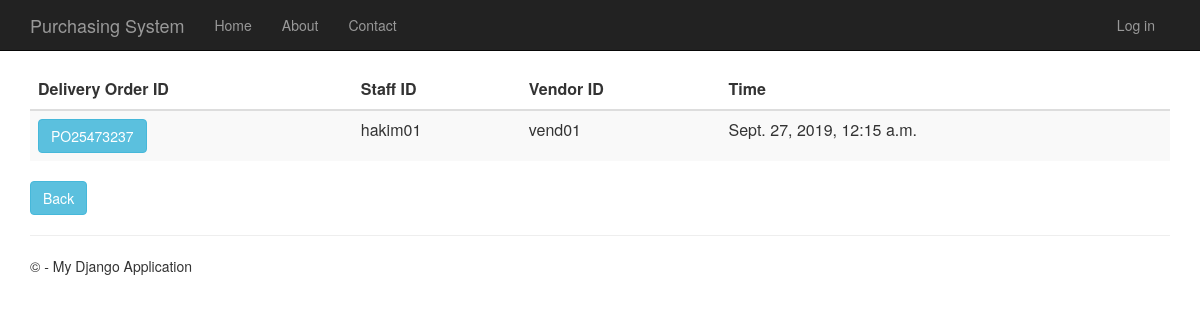
Screenshot of /deliveryorderhistory with the database file from the repository.
### DeliveryOrder/models.py (models this page shows, shortened)
class DeliveryOrder(models.Model):
    delivery_order_id = models.CharField(primary_key=True, max_length=10)
    shipping_instructions = models.TextField()
    time_created = models.DateTimeField()
    description = models.TextField(null=True,default=None, blank=True)
    total_price = models.DecimalField(max_digits=10, decimal_places=2, default=Decimal('0.00'))
    person_id = models.ForeignKey(Person)
    vendor_id = models.ForeignKey(Vendor)
    purchase_order_id = models.OneToOneField(PurchaseOrder)

### app/models.py (models this page shows, shortened)
class Person(models.Model):
    user_id = models.OneToOneField(User)
    person_id = models.CharField(primary_key=True, max_length=10)
    person_name = models.TextField()
    person_address = models.TextField()
    person_phone_number = models.TextField()
    person_role = models.TextField(default = 'MANAGER')

class Vendor(models.Model):
    vendor_id = models.CharField(primary_key=True, max_length=10)
    vendor_name = models.TextField()
    vendor_phone_number = models.TextField()
    vendor_address = models.TextField()
    vendor_email = models.TextField()
    def __str__(self):
        return str(self.vendor_id)

### DeliveryOrder/views.py (the view)
# urls.py: url(r'^deliveryorderhistory', DeliveryOrder.views.deliveryorderhistory, name="delivery_order_history"),
def deliveryorderhistory(request):
    delivery_orders = DeliveryOrder.objects.all()
    context = {
            'title':'delivery Order History',
            'rows':delivery_orders
        }
    return render(request,'DeliveryOrder/deliveryorderhistory.html',context)

### DeliveryOrder/templates/DeliveryOrder/deliveryorderhistory.html
﻿{% extends "app/layout.html" %}
{% block content %}
<div class="purcahseorderhistory margintop" action="menu" >
    <form action="deliveryorderhistorydetails" method="GET">
        <table class="table table-striped margintop">
          <thead>
            <tr>
              <th scope="col">Delivery Order ID</th>
              <th scope="col">Staff ID</th>
              <th scope="col">Vendor ID</th>
              <th scope="col">Time</th>
            </tr>
          </thead>
          <tbody>
              {% for r in rows %}
            <tr>
                 <td><button type="submit" name="do_id" value="{{r.delivery_order_id}}" class="btn btn-info" >{{r.delivery_order_id}}</button></td>
                 <td>{{r.person_id.person_id}}</td>
                 <td>{{r.vendor_id}}</td>
                 <td>{{r.time_created}}</td>
            </tr>
              {% endfor %}
          </tbody>
        </table>
        <div class="margintop">
            <a type="submit" class="btn btn-info" href="/menu">Back</a>
        </div>
    </form>
</div>
{% endblock %}

### app/static/app/content/site.css (style rules this page uses)
body { padding-top: 50px; padding-bottom: 20px; }

### rows the page displays
DeliveryOrder: delivery_order_id "PO25473237", person_id.person_id "hakim01", vendor_id "vend01", time_created "Sept. 27, 2019, 12:15 a.m."
